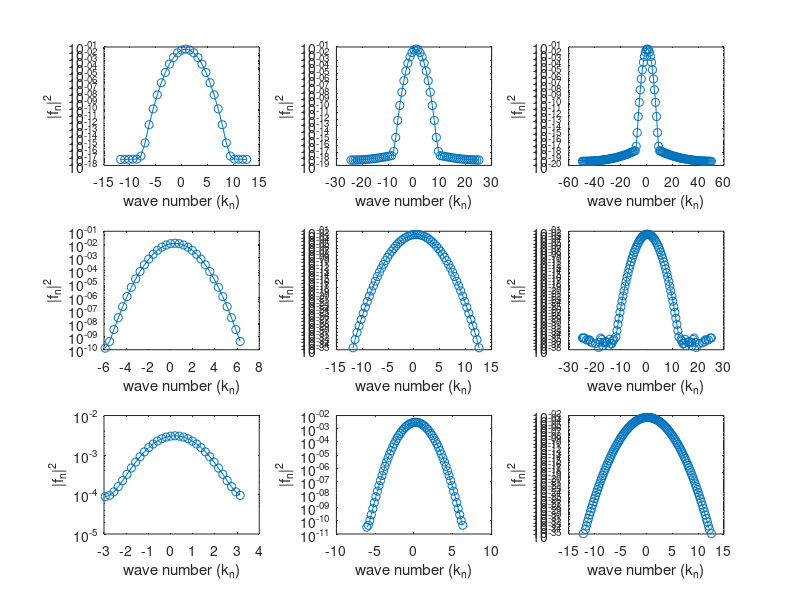

Here is the MATLAB script that generated this plot:
clear all;clc;clf;

l = [8;16;32];
N1 = [32;64;128];
m = 1;

for i = 1:3
    for j = 1:3
        L = l(i);
        N = N1(j);
        x = linspace(0,L,N+1);
        x = x(1:N);
        n = 1-N/2:N/2;
        kn = 2*pi/L*n;

        x0 = L/2;
        fn = exp(-(x-x0).^2);

        %fast fourier transform
        ffn = fft(fn)/N;
        ffn_hold = ffn(N/2+1:N);
        ffn(N/2+1:N) = ffn(1:N/2);
        ffn(1:N/2) = ffn_hold;

        power = ffn.*ffn;
        
        hold on;subplot(3,3,m);semilogy(kn,power,'-o');  
        xlabel('wave number (k_n)'); ylabel('|f_{n}|^{2}');
        m = m+1;
    end
end
